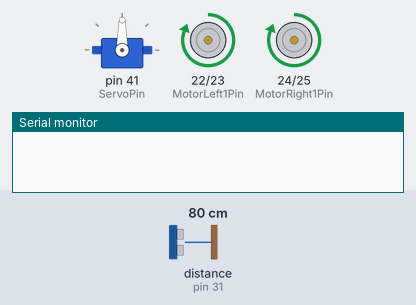
The sketch below on a simulated Arduino Mega 2560, built with avr-gcc and run on an emulated ATmega2560. On the bench: servo, motor-driver pin pairs drawn as motors (green arrow = first pin HIGH = forward, orange = second pin HIGH = backward, longer = more drive), the last lines printed to the serial monitor. Wiring (inferred from the names in the program): ultrasonic range finder: trigger pin 30; echo pin 31. The test bench sets the inputs (shaded band); at power-on: distance to the obstacle (sensor on pin 31) 80 cm. The echo pulse lasts 58.3 µs per cm.

Above: at 1.2 s.
1.3 s: distance to the obstacle (sensor on pin 31) set to 24 cm
2.8 s: distance to the obstacle (sensor on pin 31) set to 19 cm
At 4.0 s:
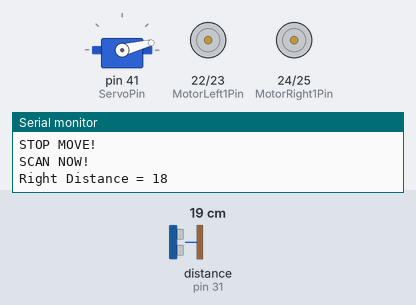
At 7.0 s:
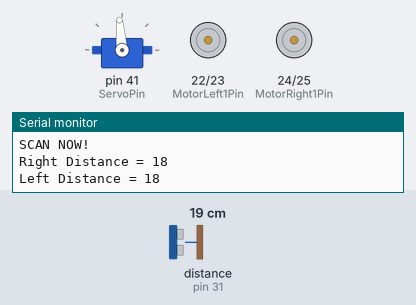
8.8 s: distance to the obstacle (sensor on pin 31) set to 250 cm
11.8 s: distance to the obstacle (sensor on pin 31) set to 254 cm
At 15.3 s:
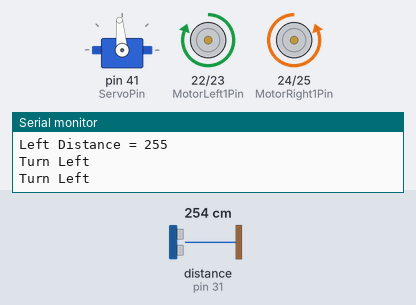
Timing chart, 0 to 18.2 s (numbered marks = the images above; inputs shaded):
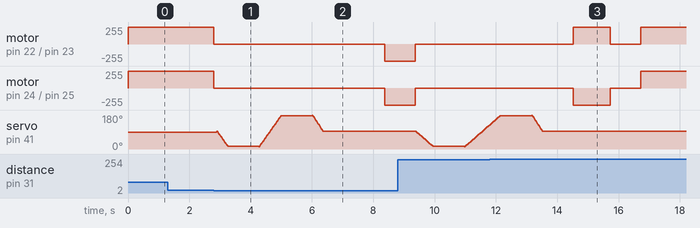

The sketch:

all_min.ino
```cpp
#include <Servo.h>

//CLASS
Servo MyServo;  // create servo object to control a servo

//PINS
int ServoPin = 41;
int TrigPin = 30;
int EchoPin = 31;
int MotorLeft1Pin = 22;
int MotorLeft2Pin = 23;
int MotorRight1Pin = 24;
int MotorRight2Pin = 25;

//VARIABLES
int _servoPosition = 0;
int _servoMiddle = 94;
int _servoRight = 12;
int _servoLeft = 180;
int _leftDistance =0;
int _rightDistance =0;
int _minimumDistance = 20;
int _minimumSideDistance = 20;
int _currentDistance = 100;
int _direction = 0;

void setup() {
  Serial.begin(9600);
  pinMode(TrigPin,OUTPUT);
  pinMode(EchoPin,INPUT);
  pinMode(MotorLeft1Pin, OUTPUT);
  pinMode(MotorLeft2Pin, OUTPUT);
  pinMode(MotorRight1Pin, OUTPUT);
  pinMode(MotorRight2Pin, OUTPUT);
  MyServo.attach(ServoPin);  // attaches the servo on pin 9 to the servo object
  ServoMiddleStop();
}

void loop()
{

  if (_currentDistance <= _minimumDistance)
  {
    Serial.print(F("CURRENT DISTANCE = "));
    Serial.println(_currentDistance);
    //Serial.println(_currentDistance + 10000);
    //delay(5);
    //_currentDistance = PingDistance();
    //if (_currentDistance <= _minimumDistance)
    //{
      Serial.println(F("STOP MOVE!"));
      MotorStop();
      delay(100);
      _direction = 0;
      Serial.println(F("SCAN NOW!"));
      ServoScan();
      delay(1000);
      MotorStartTurn();
      delay(1000);
      _currentDistance=100;
    //}
  }
  else
  {
    _currentDistance = PingDistance();
   //Serial.println(dist);
   //delay(500);
  }

  if (_direction != 1)
  {
   MotorForward();
   _direction = 1;
  }

}

void MotorStartTurn()
{
  if (_leftDistance < _minimumSideDistance && _rightDistance < _minimumSideDistance)
  {
   MotorBackward();
   delay(1000);
   MotorStop();
   ServoScan();
   MotorStartTurn();
   //return;
  }

  if (_leftDistance > _rightDistance)
  {
    Serial.println(F("Turn Left"));
    MotorTurnLeft(600);
  }
  else
  {
    Serial.println(F("Turn Right"));
    MotorTurnRight(700);
  }
}


void ServoScan()
{
  //Serial.begin(9600);
  ServoRightTurn(_servoMiddle, _servoRight, true);
  delay(1000);
  ServoLeftTurn(_servoRight, _servoLeft, true);
  delay(1000);
  ServoRightTurn(_servoLeft, _servoMiddle, false);
  delay(1000);
}

void ServoMiddleStop()
{
  //Serial.println(F("ServoMiddleStop"));
  if (_servoPosition >= _servoMiddle)
  {
    ServoRightTurn(_servoMiddle,_servoRight, false);
  }
   else if (_servoPosition >= _servoMiddle) {
    ServoLeftTurn(_servoRight,_servoMiddle, false);
  }
  else
  {}
}

void ServoLeftTurn(int startPos, int endPos, boolean setDistance)
{
  for (int i=startPos;i<=endPos;i=i+5)
  {
   MyServo.write(i);
   delay(20);
   if (setDistance) _leftDistance = PingDistance();
  }
  if (setDistance)
   {
     Serial.print(F("Left Distance = "));
     Serial.println(_leftDistance);
   }
}

void ServoRightTurn(int startPos, int endPos, boolean setDistance)
{
  for (int i=startPos;i>=endPos;i=i-5)
  {
   MyServo.write(i);
   delay(20);
   if (setDistance) _rightDistance = PingDistance();
  }
  if (setDistance)
  {
    Serial.print(F("Right Distance = "));
    Serial.println(_rightDistance);
  }
}

void MotorForward()
{
  SetMotor(HIGH, LOW, HIGH, LOW);
}

void MotorTurnRight(int sec)
{
  SetMotor(LOW, HIGH, HIGH, LOW);
  delay(sec);
  MotorStop();
}

void MotorTurnLeft(int sec)
{
  SetMotor(HIGH, LOW, LOW, HIGH);
  delay(sec);
  MotorStop();
}

void MotorBackward()
{
  SetMotor(LOW, HIGH, LOW, HIGH);
}

void MotorStop()
{
  SetMotor(LOW, LOW, LOW, LOW);
}

void SetMotor(int l1, int l2, int r1, int r2)
{
  digitalWrite(MotorLeft1Pin, l1);
  digitalWrite(MotorLeft2Pin, l2);
  digitalWrite(MotorRight1Pin, r1);
  digitalWrite(MotorRight2Pin, r2);
}
int PingDistance()
{
  long duration = PingTiming();
  int dst = (duration /29 / 2); //cm
  //Serial.println(dst);
  //delay(100);
  return dst;
}

long PingTiming()
{
  digitalWrite(TrigPin, LOW);
  delayMicroseconds(2);
  digitalWrite(TrigPin, HIGH);
  delayMicroseconds(2);
  digitalWrite(TrigPin, LOW);
  return pulseIn(EchoPin,HIGH);
}
```

Measured:
- the behaviour switches between 22 and 21 cm on distance to the obstacle (sensor on pin 31) (found by bisection; images 0 and 1)
- the behaviour switches between 250 and 251 cm on distance to the obstacle (sensor on pin 31) (found by bisection; images 2 and 3)
- after the input at 1.3 s, every drawn part: stays the same
- after the input at 2.8 s, motor on pin 22 (MotorLeft1Pin) / pin 23 (MotorLeft2Pin), motor on pin 24 (MotorRight1Pin) / pin 25 (MotorRight2Pin): forward 255/255 → stopped at once, → backward 255/255 5.6 s later
- by itself, servo on pin 41 (ServoPin): rises from 127° to 180° in 1.4 s, then falls to 95° in 0.34 s
